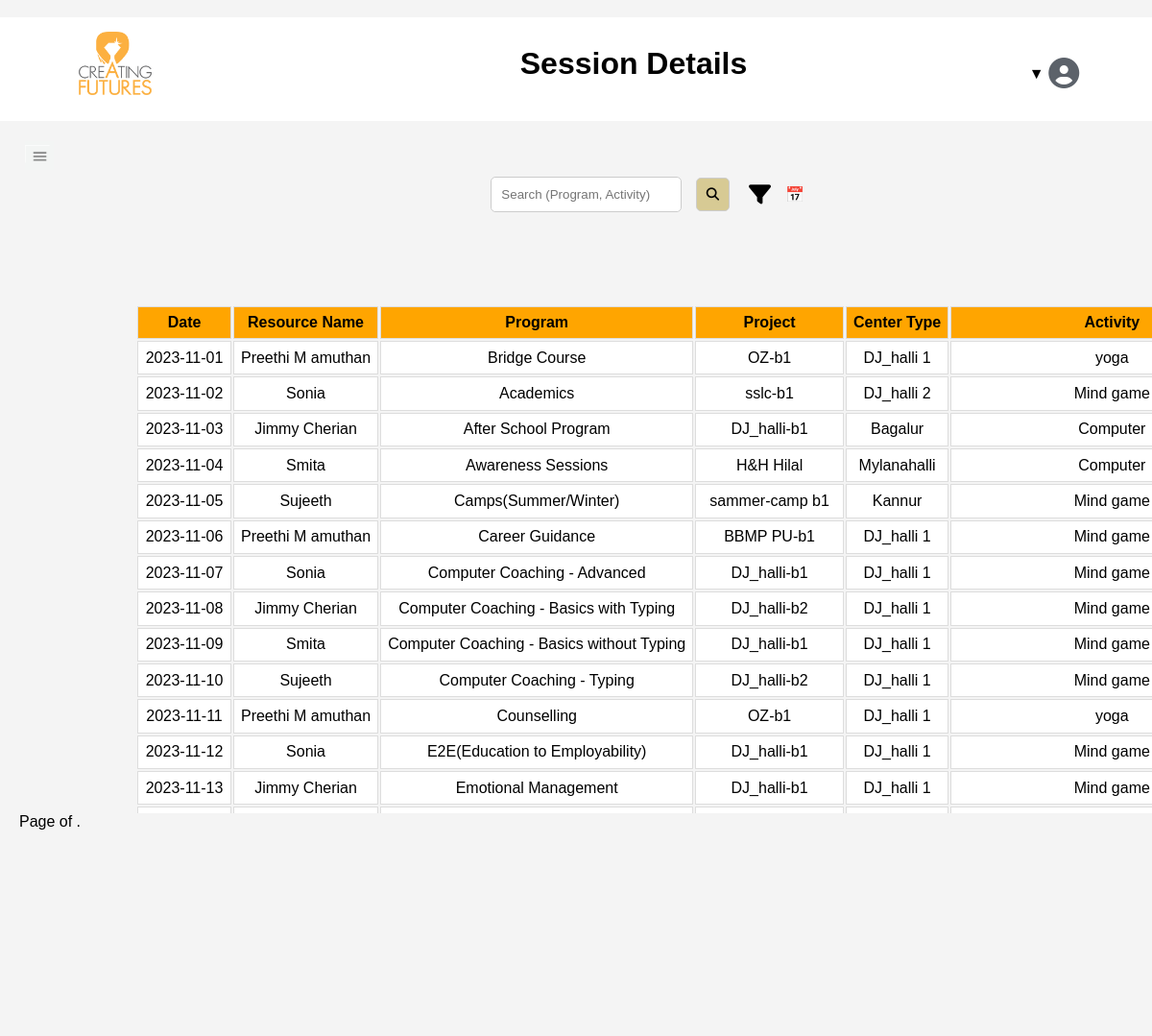
Page /Session_main/ (upper part) on the earlier database version.
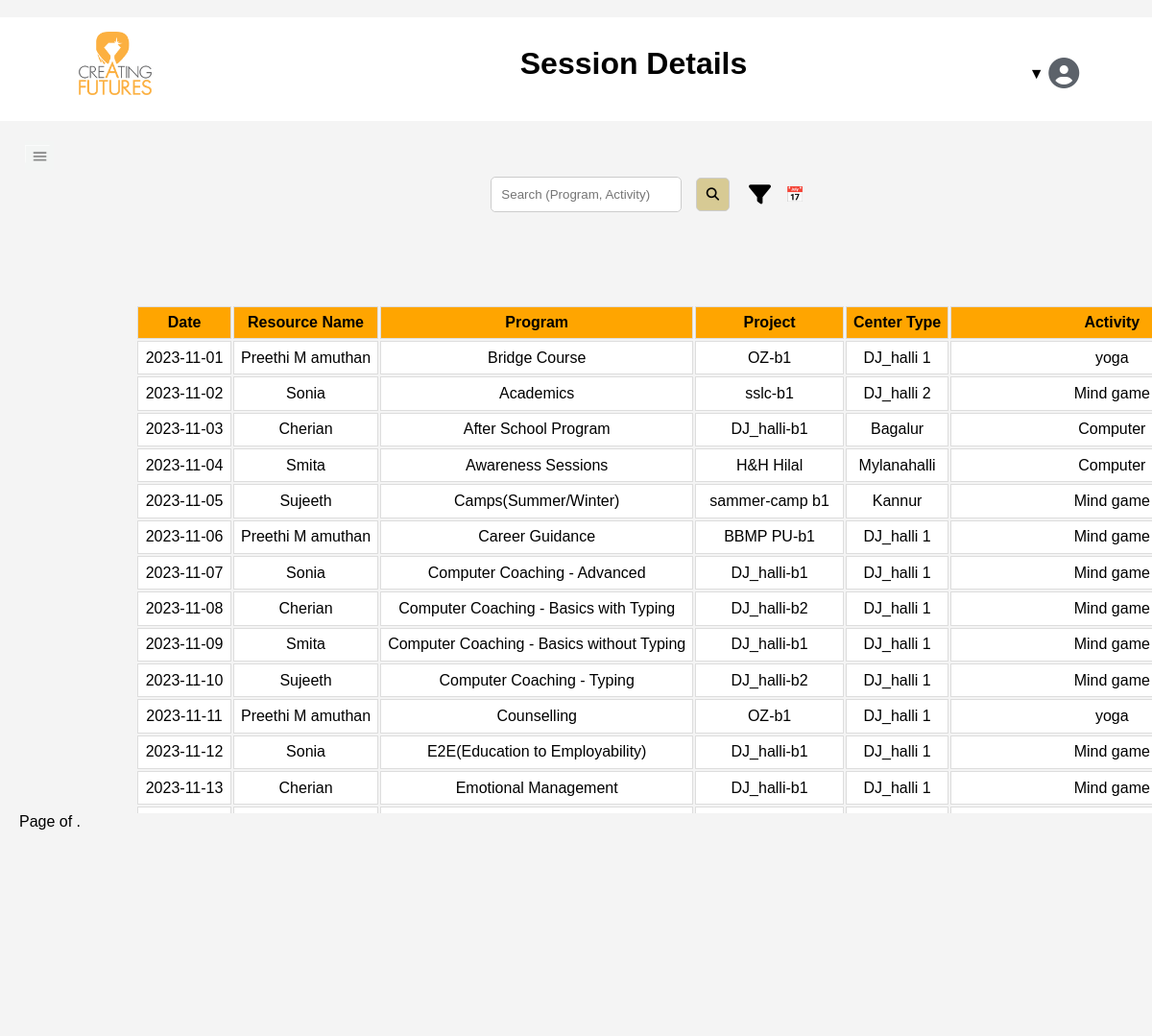
Same page on the later database version.
### Emp_app/models.py (models this page shows)
class Program(models.Model):
    pgm_id = models.AutoField(db_column='PGM_ID', primary_key=True)  # Field name made lowercase.
    emp = models.ForeignKey(EmpDetails, models.DO_NOTHING, db_column='EMP_ID')  # Field name made lowercase.
    xref = models.ForeignKey('Xref', models.DO_NOTHING, db_column='XREF_ID')  # Field name made lowercase.
    date = models.CharField(max_length=255,db_column='Date', blank=True, null=True)  # Field name made lowercase.
    activity = models.TextField(db_column='Activity', blank=True, null=True)  # Field name made lowercase.
    center_type = models.IntegerField(db_column='Center_Type', blank=True, null=True)  # Field name made lowercase.
    trainer_type = models.IntegerField(db_column='Trainer_Type', blank=True, null=True)  # Field name made lowercase.
    sponsor = models.IntegerField(db_column='Sponsor', blank=True, null=True)  # Field name made lowercase.
    beneficiaries = models.IntegerField(db_column='Beneficiaries', blank=True, null=True)  # Field name made lowercase.
    category = models.IntegerField(db_column='Category', blank=True, null=True)  # Field name made lowercase.
    duration = models.IntegerField(db_column='Duration', blank=True, null=True)  # Field name made lowercase.
    status = models.IntegerField(db_column='Status', blank=True, null=True)  # Field name made lowercase.
    comments = models.TextField(db_column='Comments', blank=True, null=True)  # Field name made lowercase.
    class Meta:
        managed = False
        db_table = 'Program'

class EmpDetails(models.Model):
    emp_id = models.AutoField(db_column='EMP_ID', primary_key=True, blank=True)  # Field name made lowercase.
    username = models.ForeignKey('AuthUser', models.DO_NOTHING, db_column='username', to_field='username', blank=True, null=True)
    fullname = models.CharField(max_length=255,blank=True, null=True)
    address = models.CharField(blank=True, null=True,max_length=255)
    dob = models.CharField(max_length=255,db_column='Dob', blank=True, null=True)  # Field name made lowercase.
    phone_number = models.IntegerField(db_column='Phone_Number', blank=True, null=True)  # Field name made lowercase.
    email_id = models.CharField(max_length=255,db_column='Email_Id', blank=True, null=True)  # Field name made lowercase.
    gender = models.CharField(max_length=255,db_column='Gender', blank=True, null=True)  # Field name made lowercase.
    center = models.IntegerField(db_column='Center', blank=True, null=True)  # Field name made lowercase.
    designation = models.CharField(max_length=255,db_column='Designation', blank=True, null=True)  # Field name made lowercase.
    date_of_joining = models.CharField(max_length=255,db_column='Date_of_Joining', blank=True, null=True)  # Field name made lowercase.
    education_qualification = models.CharField(max_length=255,db_column='Education_Qualification', blank=True, null=True)  # Field name made lowercase.
    status = models.IntegerField(db_column='Status', blank=True, null=True)  # Field name made lowercase.
    resource_type = models.IntegerField(db_column='Resource_Type', blank=True, null=True)  # Field name made lowercase.
    date_of_resigning = models.CharField(max_length=255,db_column='Date_of_resigning', blank=True, null=True)  # Field name made lowercase.
    bank_name = models.CharField(max_length=255,db_column='Bank_Name', blank=True, null=True)  # Field name made lowercase.
    name_as_per_bank = models.CharField(max_length=255,db_column='Name_As_per_Bank', blank=True, null=True)  # Field name made lowercase.
    account_number = models.CharField(db_column='Account_Number', blank=True, null=True, max_length=255)  # Field name made lowercase.
    ifsc = models.CharField(max_length=255,db_column='IFSC', blank=True, null=True)  # Field name made lowercase.
    branch = models.CharField(max_length=255,db_column='Branch', blank=True, null=True)  # Field name made lowercase.
    account_type = models.IntegerField(db_column='Account_Type', blank=True, null=True)  # Field name made lowercase.
    class Meta:
        managed = False
        db_table = 'Emp_details'

class Xref(models.Model):
    xref_id = models.AutoField(db_column='XREF_ID', primary_key=True)  # Field name made lowercase.
    date = models.DateField(db_column='Date', blank=True, null=True)  # Field name made lowercase.
    program_name = models.IntegerField(blank=True, null=True)
    project_name = models.CharField(max_length=255,db_column='Project_name', blank=True, null=True)  # Field name made lowercase.
    class Meta:
        managed = False
        db_table = 'Xref'

### Emp_app/views.py (the view)
# urls.py: path('Session_main/', views.Session_main, name='Session_main'),
def Session_main(request):
    programs = Program.objects.all()  # Fetch all program records from the database
    project_names = Xref.objects.values('project_name').distinct()
    program_names = Xref.objects.values("program_name").distinct()
    centers = Program.objects.values('center_type').distinct()  # Adjusted to 'center_type'
    trainers = Program.objects.values('trainer_type').distinct()
    context = {'programs': programs, 'program_names':program_names,'project_names': project_names,'centers': centers,
        'trainers': trainers}
    if request.method == 'POST':
        data = json.loads(request.body)
        program_filter = data.get('program')
        project_filter = data.get('project')
        center_filter = data.get('center')
        trainer_filter = data.get('trainer')
        programs = Program.objects.all()
        if program_filter:
            programs = programs.filter(pgm_id__program_name=program_filter)
        if project_filter:
            programs = programs.filter(xref__project_name=project_filter)
        if center_filter:
            programs = programs.filter(center_type=center_filter)
        if trainer_filter:
            programs = programs.filter(trainer_type=trainer_filter)
        programs_data = list(programs.values())  # Adjust as needed to serialize your data
        return JsonResponse({'programs': programs_data})  # Send the filtered data back to the front end
    else:
        from_date_str = request.GET.get('from_date')
        to_date_str = request.GET.get('to_date')
        from_date = datetime.strptime(from_date_str, '%Y-%m-%d').date() if from_date_str else None
        to_date = datetime.strptime(to_date_str, '%Y-%m-%d').date() if to_date_str else None
        return render(request, 'Emp_app/Session_main.html', context)

### Emp_app/templatetags/lower_filter.py (called while the page is built)
@register.filter()
def centertype_to_string(value):
    centertype_names = {
        1: "DJ_halli 1",
        2: "DJ_halli 2",
        3: "Bagalur",
        4: "Mylanahalli",
        5: "Kannur",
        6: "Koramangala"
    }
    return centertype_names.get(value, f"{value}")

@register.filter()
def TrainerType_to_string(value):
    TrainerType_names = {
        1: "Lead",
        2: "CO-Facilator",
        3: "Volunteer Type",
    }
    return TrainerType_names.get(value, f"{value}")

### Emp_app/templates/Emp_app/Session_main.html (shortened to what this page needs)
﻿{% extends "Emp_app/base.html" %}
{% load lower_filter %}
{% block content %}
<h1>Session Details</h1>
<div class="container">
    <div class="search-box">
        <input type="text" name="q" placeholder="Search (Program, Activity)" required>
        <button type="submit" class="search-btn"><i class="fas fa-search"></i></button>
    </div>
    <i class="fas fa-filter filter-icon"></i>
    <div id="date-icon" style="cursor:pointer;">
        📅
    </div>
</div>
<form method="post" action="{% url 'save_session' %}">
    <div id="scrollable-table" style="margin-right:50%;">
        <table id="sessionsTable" class="table" style=" margin-left: 13%;">
            <tr bgcolor="orange">
                <th>Date</th>
                <th>Resource Name</th>
                <th>Program</th>
                <th>Project</th>
                <th>Center Type</th>
                <th>Activity</th>
            </tr>
            {% for program in programs %}
            <tr bgcolor="white">
                <td>{{program.date }}</td>
                <td>{{program.emp.fullname}}</td>
                <td>{{program.pgm_id|program_to_string }}</td>
                <td>{{program.xref.project_name }}</td>
                <td>{{program.center_type|centertype_to_string}}</td>
                <td>{{program.activity }}</td>
            </tr>
            {% endfor %}
        </table>
        <div class="pagination">
            <span class="step-links">
                <span class="current">
                    Page {{ page_obj.number }} of {{ page_obj.paginator.num_pages }}.
                </span>
            </span>
        </div>
    </div>
</form>
    {% endblock %}

### Emp_app/templates/Emp_app/base.html (shortened to what this page needs)
<!DOCTYPE html>
<html lang="en" xmlns="http://www.w3.org/1999/xhtml">
<head>
</head>
<body>
    <header class="header">
        <img src="/static/cf_logo.png" alt="CF Logo" class="logo">
        <div class="dropdow">
            <span id="Role" class="id-symbol" onclick="toggleDropdown()">
                {{ user.get_username }} {% if user.is_staff %} {% endif %}&#9660;
                <i class="fa-solid fa-circle-user fa-2xl" style="color: #5c626a;"></i>
            </span>
        </div>
    </header>
    <div class="containers">
        <main class="main-content">
            <button class="sidebar-toggle-btn" onclick="toggleSidebar()">
                <img src="../../static/menuicon.jpg" alt="">
            </button>
            {% block content %}
            {% endblock %}
        </main>
    </div><br />
</body>
</html>

### Emp_app/templates/Emp_app/base.html (style rules this page uses)
body, h1, h2, h3 { margin: 0; padding: 0; }
body { margin: 0; padding: 0; background-color: #F5F0EC; font-family: Helvetica; }
html, body { max-width: 100%; overflow-x: hidden; }
.header { background-color: rgb(255, 255, 255); padding: 40px; text-align: center; margin-left: -40px; margin-right: -5%; }
.logo { width: 185px; height: auto; margin-top: -50px; position: absolute; left: 10%; transform: translateX(-50%); }
.dropdow { margin-right: -80%; position: relative; display: inline-block; margin-top: 10px; }
.id-symbol { padding: 10px; cursor: pointer; }
.containers { display: flex; }
.sidebar-toggle-btn { background: none; border: none; cursor: pointer; }
.sidebar-toggle-btn img { width: 30px; height: auto; }
.main-content { flex: 1; padding: 20px; }

### Emp_app/templates/Emp_app/Session_main.html (style rules this page uses)
body { margin: 0; padding: 0; font-family: Arial, sans-serif; background-color: #f4f4f4; }
h1 { margin-left: 28%; margin-top: -7%; }
.container { display: flex; flex-wrap: wrap; justify-content: center; align-items: center; gap: 10px; padding: 20px; position: relative; margin-right: 30%; margin-top: 4%; }
.search-box input, .search-box button, .dropdown select, .dropdown input[type="date"] { padding: 10px; border: 1px solid #ccc; border-radius: 5px; margin: 5px; }
.search-box button, .dropdown button { background-color: #d7ca94; cursor: pointer; }
.filter-icon { font-size: 23px; cursor: pointer; margin: 5px; }
#sessionsTable { display: block; overflow: auto; max-height: 530px; width: 120%; margin-top:50px; }
.table th, .table td { white-space: nowrap; border: 1px solid #ddd; padding: 7px; text-align: center; }

Differences in the rows shown:
changed through a linked row, Program "After School Program": emp.fullname "Jimmy Cherian" → "Cherian"
changed through a linked row, Program "Computer Coaching - Basics with Typing": emp.fullname "Jimmy Cherian" → "Cherian"
changed through a linked row, Program "Emotional Management": emp.fullname "Jimmy Cherian" → "Cherian"
